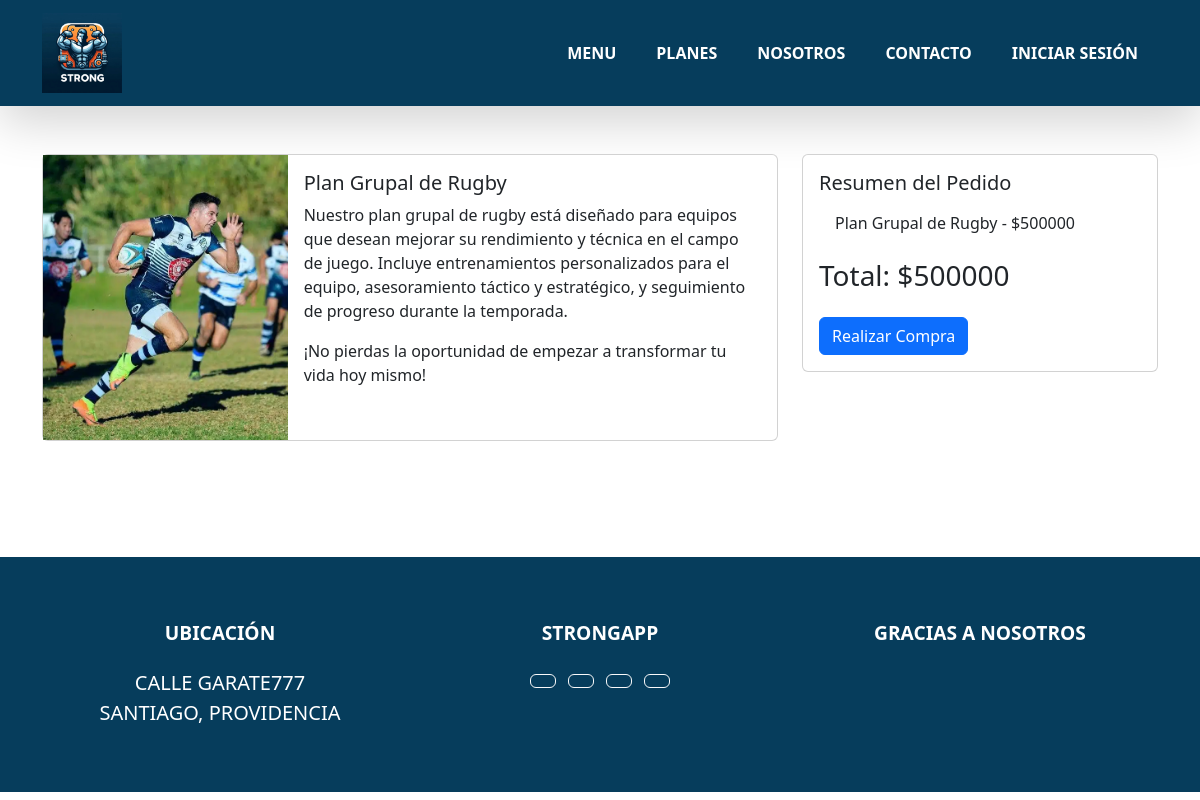
The page /Strongapp/Carrito/3 on the database its author committed.
### Strongapp/models.py (models this page shows)
class Plan(models.Model):
    id_plan = models.AutoField(primary_key=True)
    titulo = models.CharField(max_length=50,null=False,blank=False)
    descripcion = models.TextField(null=False,blank=False)
    descripcion2 = models.TextField(null=False,blank=False)
    precio = models.IntegerField(null=False,blank=False)
    duracion = models.CharField(max_length=50,null=False,blank=False)
    incluye = models.TextField(null=False,blank=False)
    imagen = models.CharField(max_length=100,null=False,blank=False)

### Strongapp/views.py (the view)
# urls.py: path('Carrito/<str:pk>', views.carrito, name='carrito'),
def carrito(request,pk):
    plan = Plan.objects.get(id_plan = pk)
    context = {
        'plan' : plan
    }
    return render(request,"pages/carrito.html", context)

### Strongapp/templates/pages/carrito.html (shortened to what this page needs)
<!DOCTYPE html>
<html lang="en">
<head>
    {% load static %}
    <link rel="stylesheet" href="{% static "css/style.css" %}">
    <link rel="stylesheet" href="{% static 'css/bootstrap.min.css' %}">
</head>
<body>
    {% include "base/header.html" %}
    <main class="container mt-5 mb-5">
        <div class="row">
            {% if plan %}
            <div class="col-md-8">
                <div class="card mb-3">
                    <div class="row g-0">
                        <div class="col-md-4">
                            <img src="{% static 'img/' %}{{plan.imagen}}" alt="Plan Básico de Entrenamiento" class="img-fluid">
                        </div>
                        <div class="col-md-8">
                            <div class="card-body">
                                <h5 class="card-title">{{plan.titulo}}</h5>
                                <p class="card-text">{{plan.descripcion}}</p>
                                <p class="card-text">¡No pierdas la oportunidad de empezar a transformar tu vida hoy mismo!</p>
                            </div>
                        </div>
                    </div>
                </div>
            </div>
            <div class="col-md-4">
                <div class="card mb-3">
                    <div class="card-body">
                        <h5 class="card-title">Resumen del Pedido</h5>
                        <ul class="list-group list-group-flush">
                            <li class="list-group-item">{{plan.titulo}} - ${{plan.precio}}</li>
                        </ul>
                        <h3 class="mt-3">Total: ${{plan.precio}}</h3>
                        <button class="btn btn-primary mt-3">Realizar Compra</button>
                    </div>
                </div>
            </div>
            {% endif%}
        </div>
    </main>
    {% include "base/footer.html" %}
</body>
</html>

### Strongapp/static/css/style.css (style rules this page uses)
body { font-family: 'Arial', sans-serif; }

### rows shown on the page
Plan: imagen (picture), titulo "Plan Grupal de Rugby", descripcion "Nuestro plan grupal de rugby está diseñado para equipos que desean mejorar su rendimiento y técnica en el campo de juego. Incluye entrenamientos personalizados para el equipo, asesoramiento táctico y estratégico, y seguimiento de progreso durante la temporada.", precio "500000"
